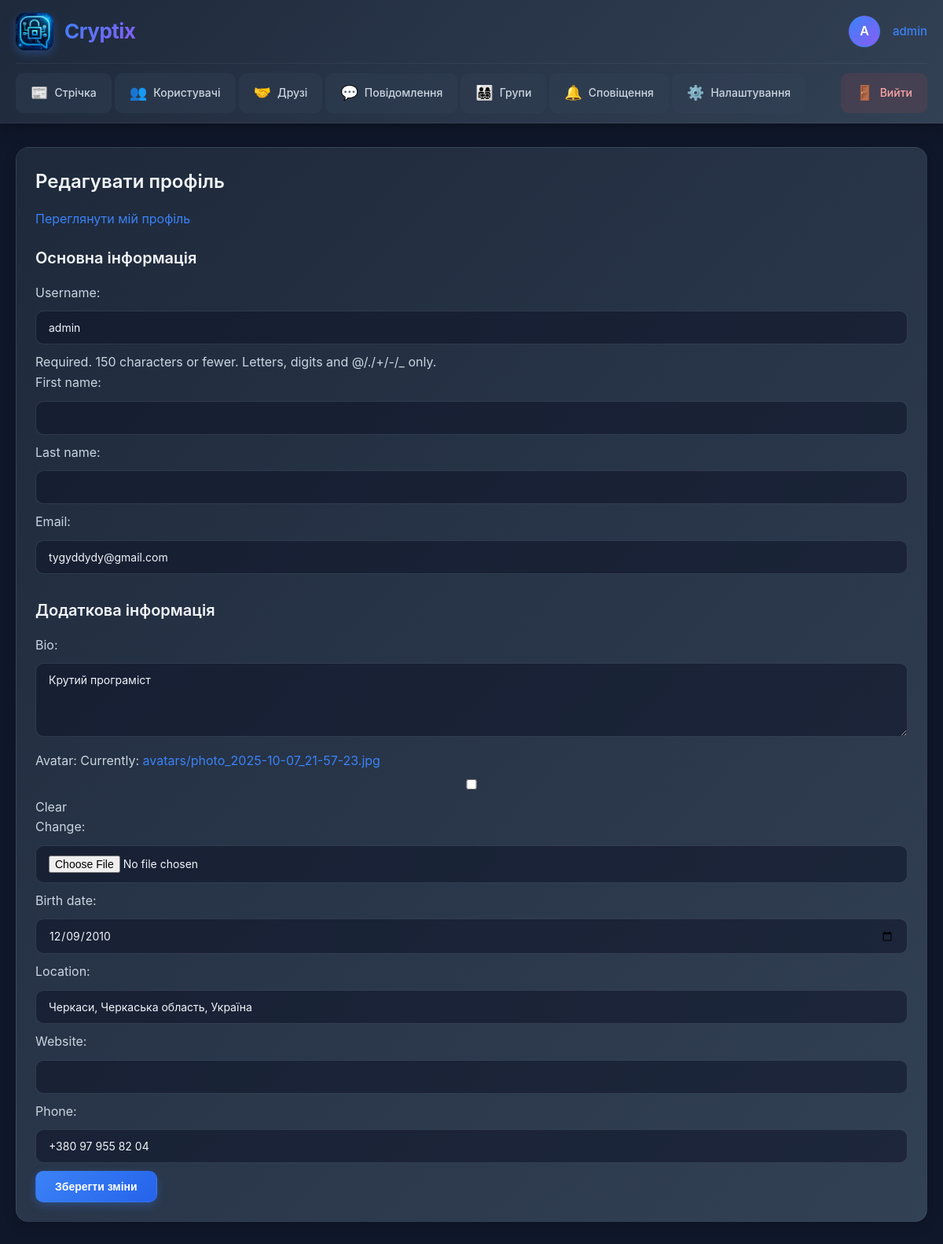
The app's page /profile/ (signed in), older data.
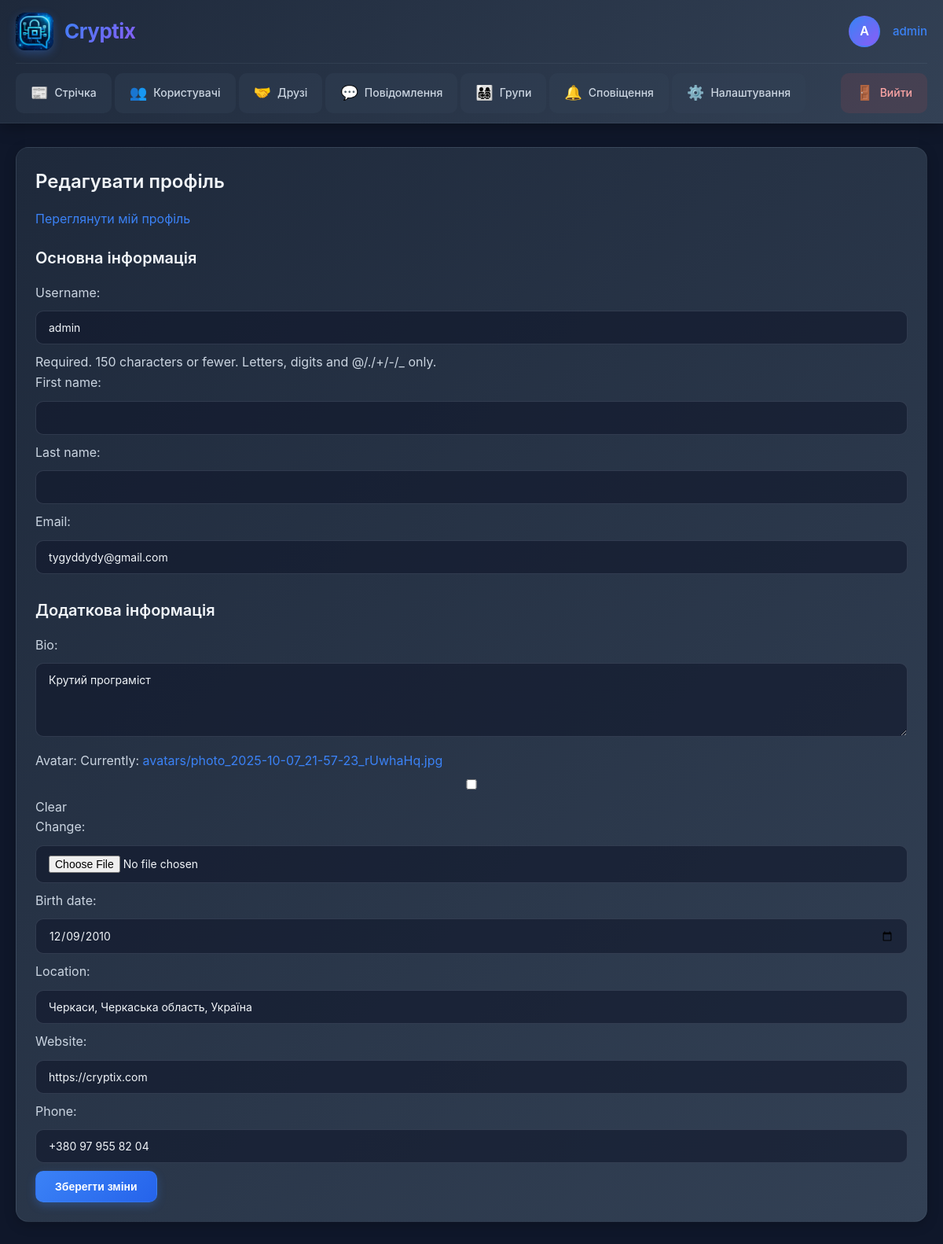
The same page, newer data.
### cryptix_app/models.py (models this page shows, shortened)
class Profile(models.Model):
    user = models.OneToOneField(User, on_delete=models.CASCADE)
    bio = models.TextField(max_length=500, blank=True)
    avatar = models.ImageField(upload_to='avatars/', blank=True, null=True)
    birth_date = models.DateField(null=True, blank=True)
    location = models.CharField(max_length=100, blank=True)
    website = models.URLField(blank=True)
    phone = models.CharField(max_length=20, blank=True)

### cryptix_app/views.py (the view)
# urls.py: path('profile/', views.profile, name='profile'),
@login_required
def profile(request):
    profile, created = Profile.objects.get_or_create(user=request.user)
    if request.method == 'POST':
        user_form = UserUpdateForm(request.POST, instance=request.user)
        profile_form = ProfileUpdateForm(request.POST, request.FILES, instance=profile)
        if user_form.is_valid() and profile_form.is_valid():
            user_form.save()
            profile_form.save()
            messages.success(request, 'Профіль оновлено!')
            return redirect('profile')
    else:
        user_form = UserUpdateForm(instance=request.user)
        profile_form = ProfileUpdateForm(instance=profile)
    return render(request, 'cryptix_app/profile.html', {
        'user_form': user_form,
        'profile_form': profile_form
    })

### cryptix_app/forms.py
class UserUpdateForm(forms.ModelForm):
    email = forms.EmailField()
    class Meta:
        model = User
        fields = ['username', 'first_name', 'last_name', 'email']

class ProfileUpdateForm(forms.ModelForm):
    class Meta:
        model = Profile
        fields = ['bio', 'avatar', 'birth_date', 'location', 'website', 'phone']
        widgets = {
            'birth_date': forms.DateInput(attrs={'type': 'date'}),
            'bio': forms.Textarea(attrs={'rows': 4}),
        }

### cryptix_app/templates/cryptix_app/profile.html (shortened to what this page needs)
{% extends 'cryptix_app/base.html' %}
{% block content %}
<div class="card">
    <h2>Редагувати профіль</h2>
    <a href="{% url 'user_profile_view' user.username %}">Переглянути мій профіль</a>
    <form method="post" enctype="multipart/form-data" style="margin-top: 20px;">
        <h3>Основна інформація</h3>
        {{ user_form.as_p }}
        <h3 style="margin-top: 20px;">Додаткова інформація</h3>
        {{ profile_form.as_p }}
        <button type="submit">Зберегти зміни</button>
    </form>
</div>
{% endblock %}

Row changes from the older to the newer data that the page shows:
changed Profile "Крутий програміст": website (not shown) → "https://cryptix.com"
Text that changed along with them:
text no longer shown: "Bio: Avatar: Currently: avatars/photo_2025-10-07_21-57-23.jpg Clear Change: Birth date: Location: Website: Phone:"
text now shown: "Bio: Avatar: Currently: avatars/photo_2025-10-07_21-57-23_rUwhaHq.jpg Clear Change: Birth date: Location: Website: Phone:"
